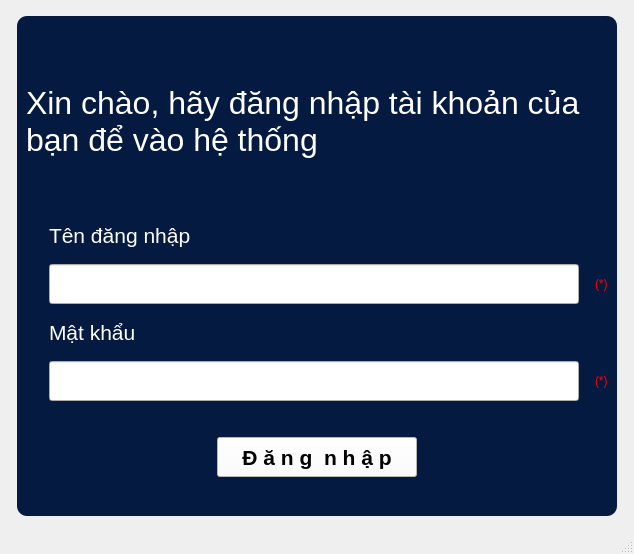
<?xml version="1.0" encoding="UTF-8"?>
<ui version="4.0">
 <class>LoginScreen</class>
 <widget class="QMainWindow" name="LoginScreen">
  <property name="geometry">
   <rect>
    <x>0</x>
    <y>0</y>
    <width>634</width>
    <height>554</height>
   </rect>
  </property>
  <property name="windowTitle">
   <string>Đăng nhập</string>
  </property>
  <widget class="QWidget" name="centralwidget">
   <layout class="QGridLayout" name="gridLayout_2">
    <item row="0" column="0">
     <layout class="QVBoxLayout" name="verticalLayout_3">
      <item>
       <spacer name="verticalSpacer">
        <property name="orientation">
         <enum>Qt::Vertical</enum>
        </property>
        <property name="sizeHint" stdset="0">
         <size>
          <width>20</width>
          <height>40</height>
         </size>
        </property>
       </spacer>
      </item>
      <item>
       <layout class="QHBoxLayout" name="horizontalLayout_5">
        <item>
         <spacer name="horizontalSpacer">
          <property name="orientation">
           <enum>Qt::Horizontal</enum>
          </property>
          <property name="sizeHint" stdset="0">
           <size>
            <width>40</width>
            <height>20</height>
           </size>
          </property>
         </spacer>
        </item>
        <item>
         <widget class="QFrame" name="frame">
          <property name="minimumSize">
           <size>
            <width>600</width>
            <height>500</height>
           </size>
          </property>
          <property name="styleSheet">
           <string notr="true">QFrame{background-color: rgb(5, 26, 65);
border-radius: 10px;
};
QLineEdit{
background-color:white;
}</string>
          </property>
          <property name="frameShape">
           <enum>QFrame::StyledPanel</enum>
          </property>
          <property name="frameShadow">
           <enum>QFrame::Raised</enum>
          </property>
          <layout class="QGridLayout" name="gridLayout">
           <item row="1" column="0">
            <layout class="QVBoxLayout" name="verticalLayout_2">
             <item>
              <layout class="QHBoxLayout" name="horizontalLayout_4">
               <property name="spacing">
                <number>16</number>
               </property>
               <item>
                <widget class="QLabel" name="label_6">
                 <property name="maximumSize">
                  <size>
                   <width>120</width>
                   <height>150</height>
                  </size>
                 </property>
                 <property name="text">
                  <string/>
                 </property>
                 <property name="pixmap">
                  <pixmap>../images/security.png</pixmap>
                 </property>
                 <property name="scaledContents">
                  <bool>true</bool>
                 </property>
                </widget>
               </item>
               <item>
                <layout class="QVBoxLayout" name="verticalLayout">
                 <property name="topMargin">
                  <number>0</number>
                 </property>
                 <item>
                  <widget class="QLabel" name="label_2">
                   <property name="font">
                    <font>
                     <pointsize>16</pointsize>
                    </font>
                   </property>
                   <property name="styleSheet">
                    <string notr="true">QLabel{
	color:white;
}</string>
                   </property>
                   <property name="text">
                    <string>Tên đăng nhập</string>
                   </property>
                  </widget>
                 </item>
                 <item>
                  <layout class="QHBoxLayout" name="horizontalLayout_2">
                   <item>
                    <widget class="QLineEdit" name="edtTenDangNhap">
                     <property name="minimumSize">
                      <size>
                       <width>0</width>
                       <height>40</height>
                      </size>
                     </property>
                     <property name="font">
                      <font>
                       <pointsize>13</pointsize>
                      </font>
                     </property>
                    </widget>
                   </item>
                   <item>
                    <widget class="QLabel" name="label_4">
                     <property name="styleSheet">
                      <string notr="true">color:red;
</string>
                     </property>
                     <property name="text">
                      <string>(*)</string>
                     </property>
                    </widget>
                   </item>
                  </layout>
                 </item>
                 <item>
                  <widget class="QLabel" name="label_3">
                   <property name="font">
                    <font>
                     <pointsize>16</pointsize>
                    </font>
                   </property>
                   <property name="styleSheet">
                    <string notr="true">QLabel{
color:white;
}</string>
                   </property>
                   <property name="text">
                    <string>Mật khẩu</string>
                   </property>
                  </widget>
                 </item>
                 <item>
                  <layout class="QHBoxLayout" name="horizontalLayout">
                   <item>
                    <widget class="QLineEdit" name="edtMatKhau">
                     <property name="minimumSize">
                      <size>
                       <width>0</width>
                       <height>40</height>
                      </size>
                     </property>
                     <property name="font">
                      <font>
                       <pointsize>13</pointsize>
                      </font>
                     </property>
                     <property name="echoMode">
                      <enum>QLineEdit::Password</enum>
                     </property>
                    </widget>
                   </item>
                   <item>
                    <widget class="QLabel" name="label_5">
                     <property name="styleSheet">
                      <string notr="true">color:red;</string>
                     </property>
                     <property name="text">
                      <string>(*)</string>
                     </property>
                    </widget>
                   </item>
                  </layout>
                 </item>
                </layout>
               </item>
              </layout>
             </item>
             <item>
              <layout class="QHBoxLayout" name="horizontalLayout_3">
               <property name="sizeConstraint">
                <enum>QLayout::SetNoConstraint</enum>
               </property>
               <property name="topMargin">
                <number>30</number>
               </property>
               <property name="bottomMargin">
                <number>30</number>
               </property>
               <item>
                <spacer name="horizontalSpacer_4">
                 <property name="orientation">
                  <enum>Qt::Horizontal</enum>
                 </property>
                 <property name="sizeHint" stdset="0">
                  <size>
                   <width>40</width>
                   <height>20</height>
                  </size>
                 </property>
                </spacer>
               </item>
               <item>
                <widget class="QPushButton" name="btnDangNhap">
                 <property name="minimumSize">
                  <size>
                   <width>200</width>
                   <height>40</height>
                  </size>
                 </property>
                 <property name="font">
                  <font>
                   <pointsize>16</pointsize>
                   <weight>75</weight>
                   <bold>true</bold>
                  </font>
                 </property>
                 <property name="styleSheet">
                  <string notr="true">background-color:white;
font-weight:bold;</string>
                 </property>
                 <property name="text">
                  <string>Đ ă n g  n h ậ p</string>
                 </property>
                </widget>
               </item>
               <item>
                <spacer name="horizontalSpacer_3">
                 <property name="orientation">
                  <enum>Qt::Horizontal</enum>
                 </property>
                 <property name="sizeHint" stdset="0">
                  <size>
                   <width>40</width>
                   <height>20</height>
                  </size>
                 </property>
                </spacer>
               </item>
              </layout>
             </item>
            </layout>
           </item>
           <item row="0" column="0">
            <widget class="QLabel" name="label">
             <property name="minimumSize">
              <size>
               <width>0</width>
               <height>0</height>
              </size>
             </property>
             <property name="font">
              <font>
               <pointsize>24</pointsize>
              </font>
             </property>
             <property name="styleSheet">
              <string notr="true">color:white;</string>
             </property>
             <property name="lineWidth">
              <number>9</number>
             </property>
             <property name="text">
              <string>Xin chào, hãy đăng nhập tài khoản của bạn để vào hệ thống</string>
             </property>
             <property name="wordWrap">
              <bool>true</bool>
             </property>
            </widget>
           </item>
          </layout>
         </widget>
        </item>
        <item>
         <spacer name="horizontalSpacer_2">
          <property name="orientation">
           <enum>Qt::Horizontal</enum>
          </property>
          <property name="sizeHint" stdset="0">
           <size>
            <width>40</width>
            <height>20</height>
           </size>
          </property>
         </spacer>
        </item>
       </layout>
      </item>
      <item>
       <spacer name="verticalSpacer_2">
        <property name="orientation">
         <enum>Qt::Vertical</enum>
        </property>
        <property name="sizeHint" stdset="0">
         <size>
          <width>20</width>
          <height>40</height>
         </size>
        </property>
       </spacer>
      </item>
     </layout>
    </item>
   </layout>
  </widget>
  <widget class="QStatusBar" name="statusbar"/>
 </widget>
 <resources/>
 <connections/>
</ui>
